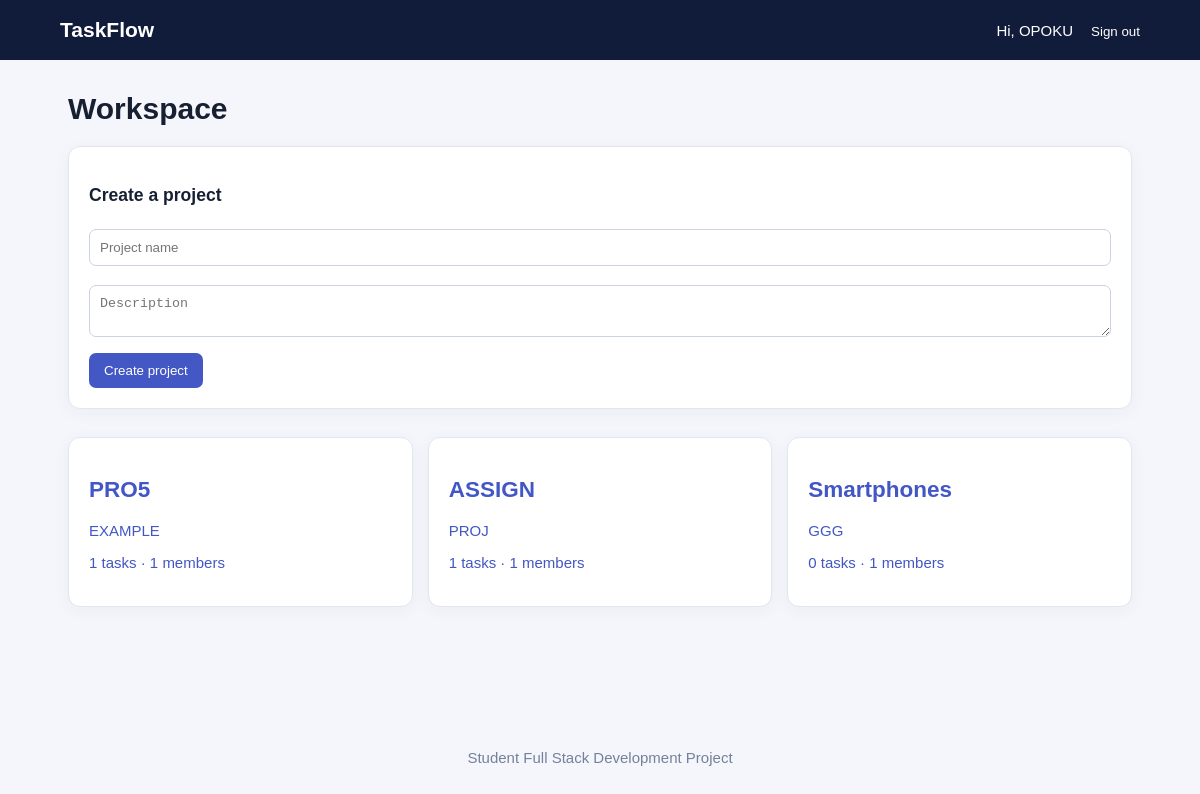
The app's page / (signed in) with its own data.
### core/models.py (models this page shows, shortened)
class Project(models.Model):
    name=models.CharField(max_length=140); description=models.TextField(blank=True); owner=models.ForeignKey(User,on_delete=models.CASCADE,related_name="owned_projects"); members=models.ManyToManyField(User,related_name="team_projects",blank=True); created_at=models.DateTimeField(auto_now_add=True)

### core/views.py (the view)
@login_required
def home(request):
    projects = Project.objects.filter(
        members=request.user
    ).distinct().order_by("-created_at")
    return render(request, "home.html", {
        "projects": projects,
        "brand": "TaskFlow"
    })

### templates/home.html
{% extends "base.html" %}{% block content %}<h1>Workspace</h1><form class="panel" method="post" action="/project/create/">{% csrf_token %}<h3>Create a project</h3><input name="name" placeholder="Project name" required><textarea name="description" placeholder="Description"></textarea><button>Create project</button></form><div class="grid">{% for p in projects %}<a class="card" href="/project/{{ p.id }}/"><h2>{{ p.name }}</h2><p>{{ p.description }}</p><p>{{ p.tasks.count }} tasks · {{ p.members.count }} members</p></a>{% empty %}<p>Create your first project to get started.</p>{% endfor %}</div>{% endblock %}

### templates/base.html
<!doctype html><html lang="en"><head><meta charset="utf-8"><meta name="viewport" content="width=device-width, initial-scale=1">
<title>{{ title|default:"Full Stack Project" }}</title><link rel="stylesheet" href="/static/style.css"></head><body>
<header><a class="brand" href="/">TaskFlow</a><nav>
{% if user.is_authenticated %}<span>Hi, {{ user.username }}</span><form method="post" action="/accounts/logout/">{% csrf_token %}<button class="link">Sign out</button></form>
{% else %}<a href="/accounts/login/">Login</a><a href="/register/">Register</a>{% endif %}
</nav></header><main>{% if messages %}{% for message in messages %}<p class="notice">{{ message }}</p>{% endfor %}{% endif %}
{% block content %}{% endblock %}</main><footer>Student Full Stack Development Project</footer></body></html>

### static/style.css (style rules this page uses)
* { box-sizing:border-box }
body { margin:0;background:#f4f6fb;color:#172033;font:15px Arial,sans-serif }
header { background:#111c3a;color:white;padding:18px max(5%,calc((100% - 1100px)/2));display:flex;justify-content:space-between;align-items:center }
nav { display:flex;gap:18px;align-items:center }
a { color:#4257c5;text-decoration:none }
.brand { font-size:21px;font-weight:700;color:white }
header a { color:white }
main { max-width:1100px;margin:32px auto;padding:0 18px;min-height:75vh }
.panel,.card { background:white;border:1px solid #e2e6f0;border-radius:12px;padding:20px;margin:14px 0;box-shadow:0 4px 18px #18244a0b }
.grid { display:grid;grid-template-columns:repeat(auto-fit,minmax(220px,1fr));gap:15px }
.btn,button { background:#4357c5;color:white;border:0;padding:10px 15px;border-radius:7px;cursor:pointer }
input,textarea,select { width:100%;padding:10px;margin:6px 0 13px;border:1px solid #cbd2e1;border-radius:7px }
.link { background:transparent;color:white;padding:0 }
footer { text-align:center;color:#75809a;padding:25px }

### records on screen
Project: name "PRO5", description "EXAMPLE", tasks.count "1", members.count "1"
Project: name "ASSIGN", description "PROJ", tasks.count "1", members.count "1"
Project: name "Smartphones", description "GGG", tasks.count "0", members.count "1"

### other values on screen
{{ user.username }} "OPOKU"
